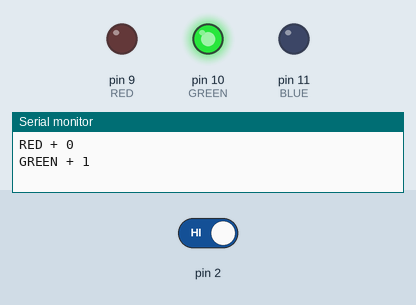
This sketch was run on a simulated Arduino Uno, built with avr-gcc and run on an emulated ATmega328P. Shown: output pins drawn as LEDs (lit = HIGH), the last lines printed to the serial monitor. The test bench sets the inputs (shaded band); at power-on: pin 2 HIGH.

Above: at 1.2 s.
1.3 s: pin 2 driven LOW
At 3.2 s:
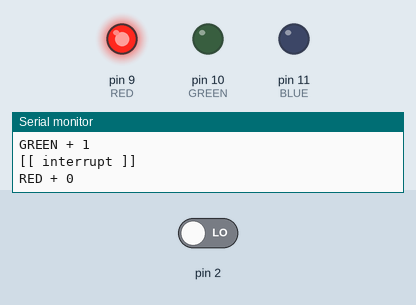
At 4.7 s:
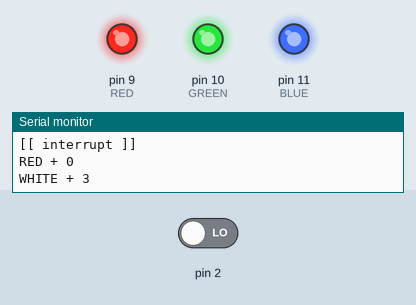
Timing chart, 0 to 13.3 s (numbered marks = the images above; inputs shaded):
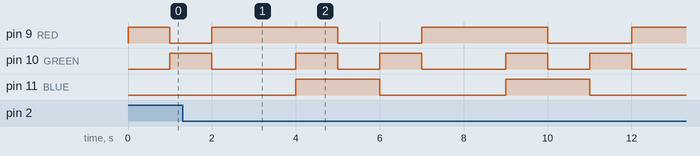

The sketch:

0908_5period_ClassTask_GPIOInterrupt_loop.ino
```cpp
// 250908 5교시 [과제]하드웨어인터럽트 - GPIO 인터럽트

// 내부 인터럽트(소프트웨어 인터럽트) : 타이머 인터럽트, 시간마다 실행할 수있음
// 외부 인터럽트(하드웨어 인터럽트) : GPIO(제너럴 ? input / output, 2번 3번핀이 인터럽트 핀임 여기서는)상태를 모니터링, 하드웨어

const int duration = 100;

unsigned long pre_time = 0;
unsigned long cur_time = 0;

int cnt = 0;
int push_cnt = 0;
int flag = 1;

static boolean on = 1;
static boolean off = 0;

void myISR()
{
  if(cur_time - pre_time >= duration)
  {
    push_cnt++;
    pre_time = cur_time;

    Serial.println("[[ interrupt ]]");

    if(push_cnt % 2 == 1)
    {
      flag = 0;
    }
    else
    {
      flag = 1;
    }

  }
}

void setup() {
  attachInterrupt(0, myISR, FALLING); // 스위치 2번핀 연결해서 0
  pinMode(9, OUTPUT); // RED
  pinMode(10, OUTPUT); // GREEN
  pinMode(11, OUTPUT); // BLUE
  Serial.begin(9600);
}

// loop문이 없어도 위의 isr이라는 함수가 계속 실행되고 있다
void loop() {
  cur_time = millis();

  if(cnt == 0)
  {
    digitalWrite(9, on);
    digitalWrite(10, off);
    digitalWrite(11, off);

    Serial.print("RED ");
    Serial.print("+ ");
    Serial.println(cnt);
  }
  if(cnt == 1)
  {
    digitalWrite(9, off);
    digitalWrite(10, on);
    digitalWrite(11, off);

    Serial.print("GREEN ");
    Serial.print("+ ");
    Serial.println(cnt);
  }
  if(cnt == 2)
  {
    digitalWrite(9, off);
    digitalWrite(10, off);
    digitalWrite(11, on);

    Serial.print("BLUE ");
    Serial.print("+ ");
    Serial.println(cnt);
  }
  if(cnt == 3)
  {
    digitalWrite(9, on);
    digitalWrite(10, on);
    digitalWrite(11, on);

    Serial.print("WHITE ");
    Serial.print("+ ");
    Serial.println(cnt);
  }
  delay(1000);

  if(flag)
  {
    cnt++;
    if(cnt == 4) cnt = 0;
  }
  else
  {
    cnt--;
    if(cnt < 0) cnt = 4;
  }

}
```

Measured:
- by itself, pin 9 (RED): alternates HIGH for 3.0 s and LOW for 2.0 s
- by itself, pin 11 (BLUE): alternates HIGH for 2.0 s and LOW for 3.0 s
